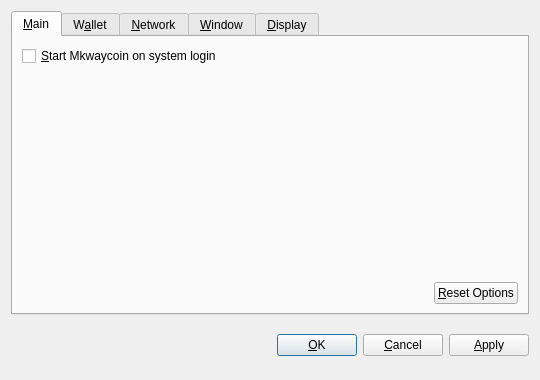
<?xml version="1.0" encoding="UTF-8"?>
<ui version="4.0">
 <class>OptionsDialog</class>
 <widget class="QDialog" name="OptionsDialog">
  <property name="geometry">
   <rect>
    <x>0</x>
    <y>0</y>
    <width>540</width>
    <height>380</height>
   </rect>
  </property>
  <property name="windowTitle">
   <string>Options</string>
  </property>
  <property name="modal">
   <bool>true</bool>
  </property>
  <layout class="QVBoxLayout" name="verticalLayout">
   <item>
    <widget class="QTabWidget" name="tabWidget">
     <property name="tabPosition">
      <enum>QTabWidget::North</enum>
     </property>
     <property name="currentIndex">
      <number>0</number>
     </property>
     <widget class="QWidget" name="tabMain">
      <attribute name="title">
       <string>&amp;Main</string>
      </attribute>
      <layout class="QVBoxLayout" name="verticalLayout_Main">
       <item>
        <widget class="QCheckBox" name="bitcoinAtStartup">
         <property name="toolTip">
          <string>Automatically start Mkwaycoin after logging in to the system.</string>
         </property>
         <property name="text">
          <string>&amp;Start Mkwaycoin on system login</string>
         </property>
        </widget>
       </item>
       <item>
        <spacer name="verticalSpacer_Main">
         <property name="orientation">
          <enum>Qt::Vertical</enum>
         </property>
         <property name="sizeHint" stdset="0">
          <size>
           <width>20</width>
           <height>40</height>
          </size>
         </property>
        </spacer>
       </item>
       <item>
        <layout class="QHBoxLayout" name="horizontalLayout_2_Main">
         <item>
          <spacer name="horizontalSpacer_2_Main">
           <property name="orientation">
            <enum>Qt::Horizontal</enum>
           </property>
           <property name="sizeHint" stdset="0">
            <size>
             <width>40</width>
             <height>20</height>
            </size>
           </property>
          </spacer>
         </item>
         <item>
          <widget class="QPushButton" name="resetButton">
           <property name="toolTip">
            <string>Reset all client options to default.</string>
           </property>
           <property name="text">
            <string>&amp;Reset Options</string>
           </property>
           <property name="autoDefault">
            <bool>false</bool>
           </property>
          </widget>
         </item>
        </layout>
       </item>
      </layout>
     </widget>
     <widget class="QWidget" name="tabWallet">
      <attribute name="title">
       <string>W&amp;allet</string>
      </attribute>
      <layout class="QVBoxLayout" name="verticalLayout_Network">
       <item>
        <widget class="QLabel" name="transactionFeeInfoLabel">
         <property name="text">
          <string>Optional transaction fee per kB that helps make sure your transactions are processed quickly. Most transactions are 1 kB.</string>
         </property>
         <property name="textFormat">
          <enum>Qt::PlainText</enum>
         </property>
         <property name="wordWrap">
          <bool>true</bool>
         </property>
        </widget>
       </item>
       <item>
        <layout class="QHBoxLayout" name="horizontalLayout_1_Main">
         <item>
          <widget class="QLabel" name="transactionFeeLabel">
           <property name="text">
            <string>Pay transaction &amp;fee</string>
           </property>
           <property name="textFormat">
            <enum>Qt::PlainText</enum>
           </property>
           <property name="buddy">
            <cstring>transactionFee</cstring>
           </property>
          </widget>
         </item>
         <item>
          <widget class="BitcoinAmountField" name="transactionFee"/>
         </item>
         <item>
          <spacer name="horizontalSpacer_1_Main">
           <property name="orientation">
            <enum>Qt::Horizontal</enum>
           </property>
           <property name="sizeHint" stdset="0">
            <size>
             <width>40</width>
             <height>20</height>
            </size>
           </property>
          </spacer>
         </item>
        </layout>
       </item>
       <item>
        <widget class="QLabel" name="label">
         <property name="text">
          <string>If you disable the spending of unconfirmed change, the change from a transaction cannot be used until that transaction has at least one confirmation. This also affects how your balance is computed.</string>
         </property>
         <property name="wordWrap">
          <bool>true</bool>
         </property>
        </widget>
       </item>
       <item>
        <widget class="QCheckBox" name="spendZeroConfChange">
         <property name="text">
          <string>Spend unconfirmed change  (experts only)</string>
         </property>
        </widget>
       </item>
       <item>
        <spacer name="verticalSpacer">
         <property name="orientation">
          <enum>Qt::Vertical</enum>
         </property>
         <property name="sizeHint" stdset="0">
          <size>
           <width>20</width>
           <height>40</height>
          </size>
         </property>
        </spacer>
       </item>
      </layout>
     </widget>
     <widget class="QWidget" name="tabNetwork">
      <attribute name="title">
       <string>&amp;Network</string>
      </attribute>
      <layout class="QVBoxLayout" name="verticalLayout_Network">
       <item>
        <widget class="QCheckBox" name="mapPortUpnp">
         <property name="toolTip">
          <string>Automatically open the Mkwaycoin client port on the router. This only works when your router supports UPnP and it is enabled.</string>
         </property>
         <property name="text">
          <string>Map port using &amp;UPnP</string>
         </property>
        </widget>
       </item>
       <item>
        <widget class="QCheckBox" name="connectSocks">
         <property name="toolTip">
          <string>Connect to the Mkwaycoin network through a SOCKS proxy (e.g. when connecting through Tor).</string>
         </property>
         <property name="text">
          <string>&amp;Connect through SOCKS proxy:</string>
         </property>
        </widget>
       </item>
       <item>
        <layout class="QHBoxLayout" name="horizontalLayout_Network">
         <item>
          <widget class="QLabel" name="proxyIpLabel">
           <property name="text">
            <string>Proxy &amp;IP:</string>
           </property>
           <property name="textFormat">
            <enum>Qt::PlainText</enum>
           </property>
           <property name="buddy">
            <cstring>proxyIp</cstring>
           </property>
          </widget>
         </item>
         <item>
          <widget class="QValidatedLineEdit" name="proxyIp">
           <property name="maximumSize">
            <size>
             <width>140</width>
             <height>16777215</height>
            </size>
           </property>
           <property name="toolTip">
            <string>IP address of the proxy (e.g. 127.0.0.1)</string>
           </property>
          </widget>
         </item>
         <item>
          <widget class="QLabel" name="proxyPortLabel">
           <property name="text">
            <string>&amp;Port:</string>
           </property>
           <property name="textFormat">
            <enum>Qt::PlainText</enum>
           </property>
           <property name="buddy">
            <cstring>proxyPort</cstring>
           </property>
          </widget>
         </item>
         <item>
          <widget class="QLineEdit" name="proxyPort">
           <property name="maximumSize">
            <size>
             <width>55</width>
             <height>16777215</height>
            </size>
           </property>
           <property name="toolTip">
            <string>Port of the proxy (e.g. 9050)</string>
           </property>
          </widget>
         </item>
         <item>
          <widget class="QLabel" name="socksVersionLabel">
           <property name="text">
            <string>SOCKS &amp;Version:</string>
           </property>
           <property name="textFormat">
            <enum>Qt::PlainText</enum>
           </property>
           <property name="buddy">
            <cstring>socksVersion</cstring>
           </property>
          </widget>
         </item>
         <item>
          <widget class="QValueComboBox" name="socksVersion">
           <property name="toolTip">
            <string>SOCKS version of the proxy (e.g. 5)</string>
           </property>
          </widget>
         </item>
         <item>
          <spacer name="horizontalSpacer_Network">
           <property name="orientation">
            <enum>Qt::Horizontal</enum>
           </property>
           <property name="sizeHint" stdset="0">
            <size>
             <width>40</width>
             <height>20</height>
            </size>
           </property>
          </spacer>
         </item>
        </layout>
       </item>
       <item>
        <spacer name="verticalSpacer_Network">
         <property name="orientation">
          <enum>Qt::Vertical</enum>
         </property>
         <property name="sizeHint" stdset="0">
          <size>
           <width>20</width>
           <height>40</height>
          </size>
         </property>
        </spacer>
       </item>
      </layout>
     </widget>
     <widget class="QWidget" name="tabWindow">
      <attribute name="title">
       <string>&amp;Window</string>
      </attribute>
      <layout class="QVBoxLayout" name="verticalLayout_Window">
       <item>
        <widget class="QCheckBox" name="minimizeToTray">
         <property name="toolTip">
          <string>Show only a tray icon after minimizing the window.</string>
         </property>
         <property name="text">
          <string>&amp;Minimize to the tray instead of the taskbar</string>
         </property>
        </widget>
       </item>
       <item>
        <widget class="QCheckBox" name="minimizeOnClose">
         <property name="toolTip">
          <string>Minimize instead of exit the application when the window is closed. When this option is enabled, the application will be closed only after selecting Quit in the menu.</string>
         </property>
         <property name="text">
          <string>M&amp;inimize on close</string>
         </property>
        </widget>
       </item>
       <item>
        <spacer name="verticalSpacer_Window">
         <property name="orientation">
          <enum>Qt::Vertical</enum>
         </property>
         <property name="sizeHint" stdset="0">
          <size>
           <width>20</width>
           <height>40</height>
          </size>
         </property>
        </spacer>
       </item>
      </layout>
     </widget>
     <widget class="QWidget" name="tabDisplay">
      <attribute name="title">
       <string>&amp;Display</string>
      </attribute>
      <layout class="QVBoxLayout" name="verticalLayout_Display">
       <item>
        <layout class="QHBoxLayout" name="horizontalLayout_1_Display">
         <item>
          <widget class="QLabel" name="langLabel">
           <property name="text">
            <string>User Interface &amp;language:</string>
           </property>
           <property name="textFormat">
            <enum>Qt::PlainText</enum>
           </property>
           <property name="buddy">
            <cstring>lang</cstring>
           </property>
          </widget>
         </item>
         <item>
          <widget class="QValueComboBox" name="lang">
           <property name="toolTip">
            <string>The user interface language can be set here. This setting will take effect after restarting Mkwaycoin.</string>
           </property>
          </widget>
         </item>
        </layout>
       </item>
       <item>
        <layout class="QHBoxLayout" name="horizontalLayout_2_Display">
         <item>
          <widget class="QLabel" name="unitLabel">
           <property name="text">
            <string>&amp;Unit to show amounts in:</string>
           </property>
           <property name="textFormat">
            <enum>Qt::PlainText</enum>
           </property>
           <property name="buddy">
            <cstring>unit</cstring>
           </property>
          </widget>
         </item>
         <item>
          <widget class="QValueComboBox" name="unit">
           <property name="toolTip">
            <string>Choose the default subdivision unit to show in the interface and when sending coins.</string>
           </property>
          </widget>
         </item>
        </layout>
       </item>
       <item>
        <widget class="QCheckBox" name="displayAddresses">
         <property name="toolTip">
          <string>Whether to show Mkwaycoin addresses in the transaction list or not.</string>
         </property>
         <property name="text">
          <string>&amp;Display addresses in transaction list</string>
         </property>
        </widget>
       </item>
       <item>
        <widget class="QCheckBox" name="coinControlFeatures">
         <property name="toolTip">
          <string>Whether to show coin control features or not.</string>
         </property>
         <property name="text">
          <string>Display coin &amp;control features (experts only!)</string>
         </property>
        </widget>
       </item>
       <item>
        <spacer name="verticalSpacer_Display">
         <property name="orientation">
          <enum>Qt::Vertical</enum>
         </property>
         <property name="sizeHint" stdset="0">
          <size>
           <width>20</width>
           <height>40</height>
          </size>
         </property>
        </spacer>
       </item>
      </layout>
     </widget>
    </widget>
   </item>
   <item>
    <layout class="QHBoxLayout" name="horizontalLayout_Buttons">
     <item>
      <spacer name="horizontalSpacer_1">
       <property name="orientation">
        <enum>Qt::Horizontal</enum>
       </property>
       <property name="sizeHint" stdset="0">
        <size>
         <width>40</width>
         <height>48</height>
        </size>
       </property>
      </spacer>
     </item>
     <item>
      <widget class="QLabel" name="statusLabel">
       <property name="font">
        <font>
         <weight>75</weight>
         <bold>true</bold>
        </font>
       </property>
       <property name="text">
        <string/>
       </property>
       <property name="textFormat">
        <enum>Qt::PlainText</enum>
       </property>
       <property name="wordWrap">
        <bool>true</bool>
       </property>
      </widget>
     </item>
     <item>
      <spacer name="horizontalSpacer_2">
       <property name="orientation">
        <enum>Qt::Horizontal</enum>
       </property>
       <property name="sizeHint" stdset="0">
        <size>
         <width>40</width>
         <height>48</height>
        </size>
       </property>
      </spacer>
     </item>
     <item>
      <widget class="QPushButton" name="okButton">
       <property name="text">
        <string>&amp;OK</string>
       </property>
      </widget>
     </item>
     <item>
      <widget class="QPushButton" name="cancelButton">
       <property name="text">
        <string>&amp;Cancel</string>
       </property>
       <property name="autoDefault">
        <bool>false</bool>
       </property>
      </widget>
     </item>
     <item>
      <widget class="QPushButton" name="applyButton">
       <property name="text">
        <string>&amp;Apply</string>
       </property>
       <property name="autoDefault">
        <bool>false</bool>
       </property>
      </widget>
     </item>
    </layout>
   </item>
  </layout>
 </widget>
 <customwidgets>
  <customwidget>
   <class>BitcoinAmountField</class>
   <extends>QSpinBox</extends>
   <header>bitcoinamountfield.h</header>
  </customwidget>
  <customwidget>
   <class>QValueComboBox</class>
   <extends>QComboBox</extends>
   <header>qvaluecombobox.h</header>
  </customwidget>
  <customwidget>
   <class>QValidatedLineEdit</class>
   <extends>QLineEdit</extends>
   <header>qvalidatedlineedit.h</header>
  </customwidget>
 </customwidgets>
 <resources/>
 <connections/>
</ui>
